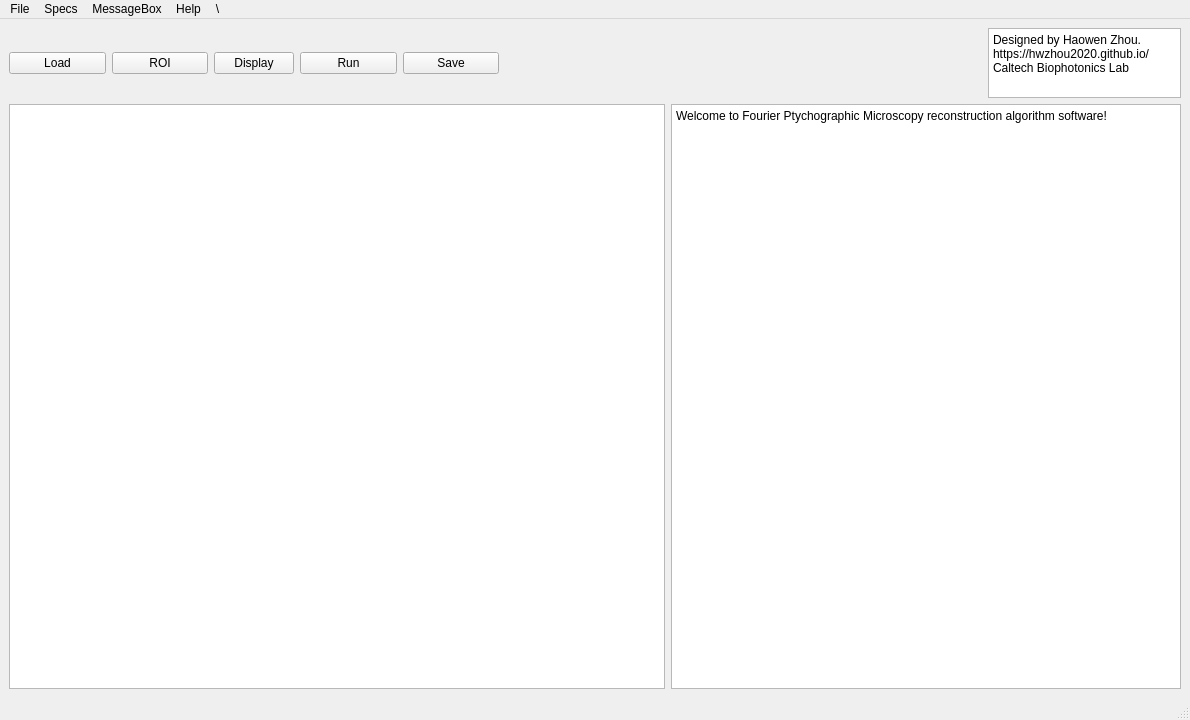
<?xml version="1.0" encoding="UTF-8"?>
<ui version="4.0">
 <class>FPMSoftware</class>
 <widget class="QMainWindow" name="FPMSoftware">
  <property name="enabled">
   <bool>true</bool>
  </property>
  <property name="geometry">
   <rect>
    <x>0</x>
    <y>0</y>
    <width>1190</width>
    <height>720</height>
   </rect>
  </property>
  <property name="sizePolicy">
   <sizepolicy hsizetype="Minimum" vsizetype="Minimum">
    <horstretch>3</horstretch>
    <verstretch>3</verstretch>
   </sizepolicy>
  </property>
  <property name="minimumSize">
   <size>
    <width>1190</width>
    <height>720</height>
   </size>
  </property>
  <property name="windowTitle">
   <string>MainWindow</string>
  </property>
  <widget class="QWidget" name="centralwidget">
   <property name="sizePolicy">
    <sizepolicy hsizetype="Expanding" vsizetype="Expanding">
     <horstretch>1</horstretch>
     <verstretch>1</verstretch>
    </sizepolicy>
   </property>
   <property name="minimumSize">
    <size>
     <width>1100</width>
     <height>600</height>
    </size>
   </property>
   <layout class="QGridLayout" name="gridLayout_2" rowstretch="1,12" columnstretch="0">
    <item row="0" column="0">
     <layout class="QHBoxLayout" name="horizontalLayout_5" stretch="1,1,0,1,1,5,2">
      <item>
       <widget class="QPushButton" name="load_butt">
        <property name="text">
         <string>Load</string>
        </property>
       </widget>
      </item>
      <item>
       <widget class="QPushButton" name="roi_butt">
        <property name="text">
         <string>ROI</string>
        </property>
       </widget>
      </item>
      <item>
       <widget class="QPushButton" name="display_butt">
        <property name="text">
         <string>Display</string>
        </property>
       </widget>
      </item>
      <item>
       <widget class="QPushButton" name="run_butt">
        <property name="text">
         <string>Run</string>
        </property>
       </widget>
      </item>
      <item>
       <widget class="QPushButton" name="save_butt">
        <property name="text">
         <string>Save</string>
        </property>
       </widget>
      </item>
      <item>
       <spacer name="horizontalSpacer_3">
        <property name="orientation">
         <enum>Qt::Orientation::Horizontal</enum>
        </property>
        <property name="sizeHint" stdset="0">
         <size>
          <width>40</width>
          <height>20</height>
         </size>
        </property>
       </spacer>
      </item>
      <item>
       <widget class="QPlainTextEdit" name="acknowledge_text">
        <property name="plainText">
         <string>Designed by Haowen Zhou.
https://hwzhou2020.github.io/
Caltech Biophotonics Lab</string>
        </property>
       </widget>
      </item>
     </layout>
    </item>
    <item row="1" column="0">
     <layout class="QGridLayout" name="gridLayout_3" rowstretch="0" columnstretch="9,7">
      <item row="0" column="1">
       <widget class="QPlainTextEdit" name="Msg_window">
        <property name="plainText">
         <string>Welcome to Fourier Ptychographic Microscopy reconstruction algorithm software!</string>
        </property>
       </widget>
      </item>
      <item row="0" column="0">
       <widget class="QGraphicsView" name="display_window">
        <property name="autoFillBackground">
         <bool>false</bool>
        </property>
       </widget>
      </item>
     </layout>
    </item>
   </layout>
  </widget>
  <widget class="QMenuBar" name="menubar">
   <property name="geometry">
    <rect>
     <x>0</x>
     <y>0</y>
     <width>1190</width>
     <height>33</height>
    </rect>
   </property>
   <widget class="QMenu" name="menuFile">
    <property name="title">
     <string>File</string>
    </property>
    <addaction name="actionLoad_Data"/>
    <addaction name="actionSystem_Spec"/>
    <addaction name="separator"/>
    <addaction name="actionSave_Reults"/>
    <addaction name="actionLoad_Results"/>
   </widget>
   <widget class="QMenu" name="menuDisplay">
    <property name="title">
     <string>\</string>
    </property>
   </widget>
   <widget class="QMenu" name="menuSpecs">
    <property name="title">
     <string>Specs</string>
    </property>
    <widget class="QMenu" name="menuAlgorithm_specs">
     <property name="title">
      <string>Algorithm specs</string>
     </property>
     <addaction name="actionGerchberg_Saxton"/>
     <addaction name="actionEPRY"/>
     <addaction name="actionGauss_Newton"/>
     <addaction name="actionKramers_Kronig"/>
     <addaction name="actionAPIC"/>
    </widget>
    <addaction name="actionCheck_systerm_specs"/>
    <addaction name="actionSystem_specs"/>
    <addaction name="menuAlgorithm_specs"/>
    <addaction name="actionSave_Specs"/>
   </widget>
   <widget class="QMenu" name="menuHelp">
    <property name="title">
     <string>Help</string>
    </property>
    <addaction name="actionSoftware_Guide"/>
    <addaction name="actionReferences"/>
   </widget>
   <widget class="QMenu" name="menuMessageBox">
    <property name="title">
     <string>MessageBox</string>
    </property>
    <addaction name="actionSave_Messgaes"/>
    <addaction name="actionClear_Messages"/>
   </widget>
   <addaction name="menuFile"/>
   <addaction name="menuSpecs"/>
   <addaction name="menuMessageBox"/>
   <addaction name="menuHelp"/>
   <addaction name="menuDisplay"/>
  </widget>
  <widget class="QStatusBar" name="statusbar"/>
  <action name="actionLoad_Data">
   <property name="text">
    <string>Load Data</string>
   </property>
  </action>
  <action name="actionSystem_Spec">
   <property name="text">
    <string>Load Data Batch</string>
   </property>
  </action>
  <action name="actionAlgorithm_Spec">
   <property name="text">
    <string>Default Setting</string>
   </property>
  </action>
  <action name="actionSave_Reults">
   <property name="text">
    <string>Save Reults</string>
   </property>
  </action>
  <action name="actionLoad_Results">
   <property name="text">
    <string>Load Results</string>
   </property>
  </action>
  <action name="actionShow_single_raw_frame">
   <property name="text">
    <string>Single raw frame</string>
   </property>
  </action>
  <action name="actionShow_all_raw_frames">
   <property name="text">
    <string>All raw frames</string>
   </property>
  </action>
  <action name="actionSingle_raw_spectrum">
   <property name="text">
    <string>Single raw spectrum</string>
   </property>
  </action>
  <action name="actionAll_raw_spectrum">
   <property name="text">
    <string>All raw spectra</string>
   </property>
  </action>
  <action name="actionAmplitude_result">
   <property name="text">
    <string>Amplitude result</string>
   </property>
  </action>
  <action name="actionPhase_result">
   <property name="text">
    <string>Phase result</string>
   </property>
  </action>
  <action name="actionPupil_function">
   <property name="text">
    <string>Pupil function</string>
   </property>
  </action>
  <action name="actionAll_results">
   <property name="text">
    <string>All results</string>
   </property>
  </action>
  <action name="actionCheck_systerm_specs">
   <property name="text">
    <string>Load Specs</string>
   </property>
  </action>
  <action name="actionSystem_specs">
   <property name="text">
    <string>System specs</string>
   </property>
  </action>
  <action name="actionGerchberg_Saxton">
   <property name="text">
    <string>Gerchberg-Saxton</string>
   </property>
  </action>
  <action name="actionEPRY">
   <property name="text">
    <string>EPRY</string>
   </property>
  </action>
  <action name="actionGauss_Newton">
   <property name="text">
    <string>Gauss-Newton</string>
   </property>
  </action>
  <action name="actionKramers_Kronig">
   <property name="text">
    <string>Kramers-Kronig</string>
   </property>
  </action>
  <action name="actionAPIC">
   <property name="text">
    <string>APIC</string>
   </property>
  </action>
  <action name="actionSoftware_Guide">
   <property name="text">
    <string>Software Guide</string>
   </property>
  </action>
  <action name="actionReferences">
   <property name="text">
    <string>References</string>
   </property>
  </action>
  <action name="actionSave_Messgaes">
   <property name="text">
    <string>Export Messgaes</string>
   </property>
  </action>
  <action name="actionClear_Messages">
   <property name="text">
    <string>Clear Messages</string>
   </property>
  </action>
  <action name="actionSave_Specs">
   <property name="text">
    <string>Save Specs</string>
   </property>
  </action>
  <action name="actionSIngle_ROI">
   <property name="text">
    <string>SIngle ROI image</string>
   </property>
  </action>
  <action name="actionAll_ROI_images">
   <property name="text">
    <string>All ROI images</string>
   </property>
  </action>
 </widget>
 <resources/>
 <connections/>
</ui>
